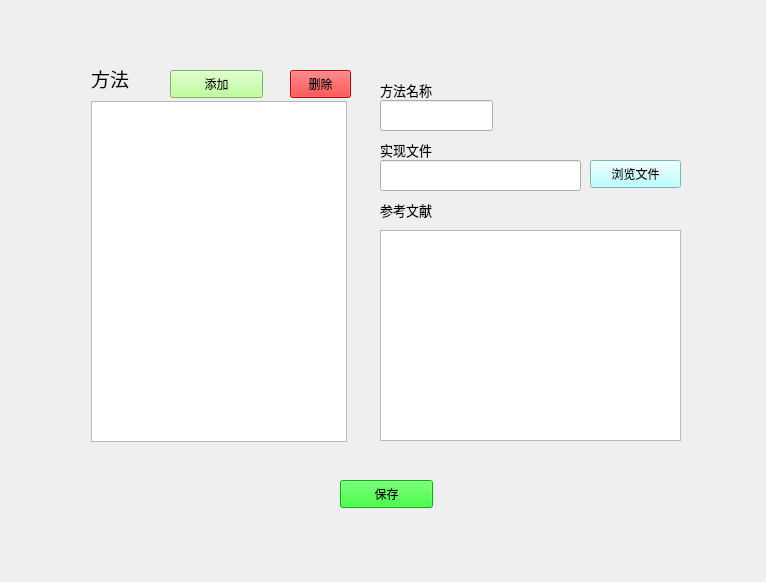
<?xml version="1.0" encoding="UTF-8"?>
<ui version="4.0">
 <class>METHODCONFIGURE</class>
 <widget class="QWidget" name="METHODCONFIGURE">
  <property name="geometry">
   <rect>
    <x>0</x>
    <y>0</y>
    <width>766</width>
    <height>582</height>
   </rect>
  </property>
  <property name="windowTitle">
   <string>METHODCONFIGURE</string>
  </property>
  <widget class="QPushButton" name="pushButton">
   <property name="geometry">
    <rect>
     <x>170</x>
     <y>70</y>
     <width>93</width>
     <height>28</height>
    </rect>
   </property>
   <property name="styleSheet">
    <string notr="true">background-color: rgb(170, 255, 127);</string>
   </property>
   <property name="text">
    <string>添加</string>
   </property>
  </widget>
  <widget class="QPushButton" name="pushButton_2">
   <property name="geometry">
    <rect>
     <x>290</x>
     <y>70</y>
     <width>61</width>
     <height>28</height>
    </rect>
   </property>
   <property name="mouseTracking">
    <bool>false</bool>
   </property>
   <property name="styleSheet">
    <string notr="true">background-color: rgb(255, 0, 0);</string>
   </property>
   <property name="text">
    <string>删除</string>
   </property>
  </widget>
  <widget class="QListWidget" name="listWidget">
   <property name="geometry">
    <rect>
     <x>91</x>
     <y>101</y>
     <width>256</width>
     <height>341</height>
    </rect>
   </property>
  </widget>
  <widget class="QLabel" name="label_2">
   <property name="geometry">
    <rect>
     <x>380</x>
     <y>80</y>
     <width>101</width>
     <height>19</height>
    </rect>
   </property>
   <property name="font">
    <font>
     <family>Arial</family>
     <pointsize>10</pointsize>
    </font>
   </property>
   <property name="text">
    <string>方法名称</string>
   </property>
  </widget>
  <widget class="QLineEdit" name="lineEdit">
   <property name="geometry">
    <rect>
     <x>380</x>
     <y>100</y>
     <width>113</width>
     <height>31</height>
    </rect>
   </property>
  </widget>
  <widget class="QLabel" name="label_3">
   <property name="geometry">
    <rect>
     <x>380</x>
     <y>140</y>
     <width>101</width>
     <height>19</height>
    </rect>
   </property>
   <property name="font">
    <font>
     <family>Arial</family>
     <pointsize>10</pointsize>
    </font>
   </property>
   <property name="text">
    <string>实现文件</string>
   </property>
  </widget>
  <widget class="QLineEdit" name="lineEdit_2">
   <property name="geometry">
    <rect>
     <x>380</x>
     <y>160</y>
     <width>201</width>
     <height>31</height>
    </rect>
   </property>
  </widget>
  <widget class="QPushButton" name="pushButton_3">
   <property name="geometry">
    <rect>
     <x>590</x>
     <y>160</y>
     <width>91</width>
     <height>28</height>
    </rect>
   </property>
   <property name="styleSheet">
    <string notr="true">background-color: rgb(170, 255, 255);</string>
   </property>
   <property name="text">
    <string>浏览文件</string>
   </property>
  </widget>
  <widget class="QLabel" name="label_4">
   <property name="geometry">
    <rect>
     <x>380</x>
     <y>200</y>
     <width>101</width>
     <height>19</height>
    </rect>
   </property>
   <property name="font">
    <font>
     <family>Arial</family>
     <pointsize>10</pointsize>
    </font>
   </property>
   <property name="text">
    <string>参考文献</string>
   </property>
  </widget>
  <widget class="QTextEdit" name="textEdit">
   <property name="geometry">
    <rect>
     <x>380</x>
     <y>230</y>
     <width>301</width>
     <height>211</height>
    </rect>
   </property>
  </widget>
  <widget class="QPushButton" name="pushButton_4">
   <property name="geometry">
    <rect>
     <x>340</x>
     <y>480</y>
     <width>93</width>
     <height>28</height>
    </rect>
   </property>
   <property name="styleSheet">
    <string notr="true">background-color: rgb(0, 255, 0);</string>
   </property>
   <property name="text">
    <string>保存</string>
   </property>
  </widget>
  <widget class="QLabel" name="label">
   <property name="geometry">
    <rect>
     <x>91</x>
     <y>63</y>
     <width>71</width>
     <height>31</height>
    </rect>
   </property>
   <property name="font">
    <font>
     <family>Arial</family>
     <pointsize>14</pointsize>
    </font>
   </property>
   <property name="text">
    <string>方法</string>
   </property>
  </widget>
 </widget>
 <resources/>
 <connections/>
</ui>
